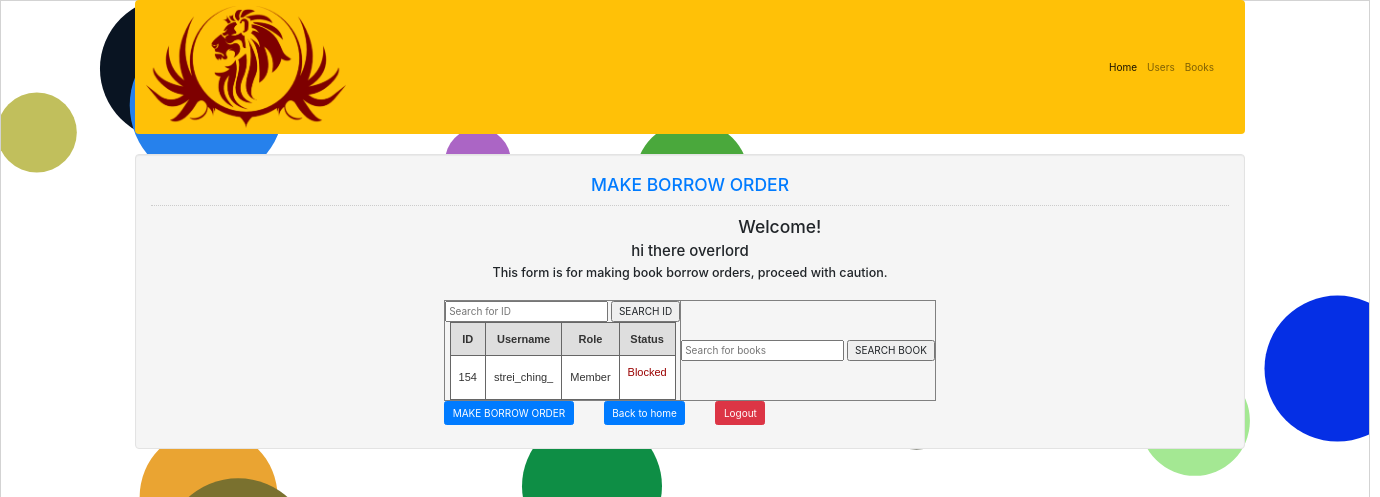
Page /borrow/borrowForm.php?user-id=154 (signed in) on the earlier database version.
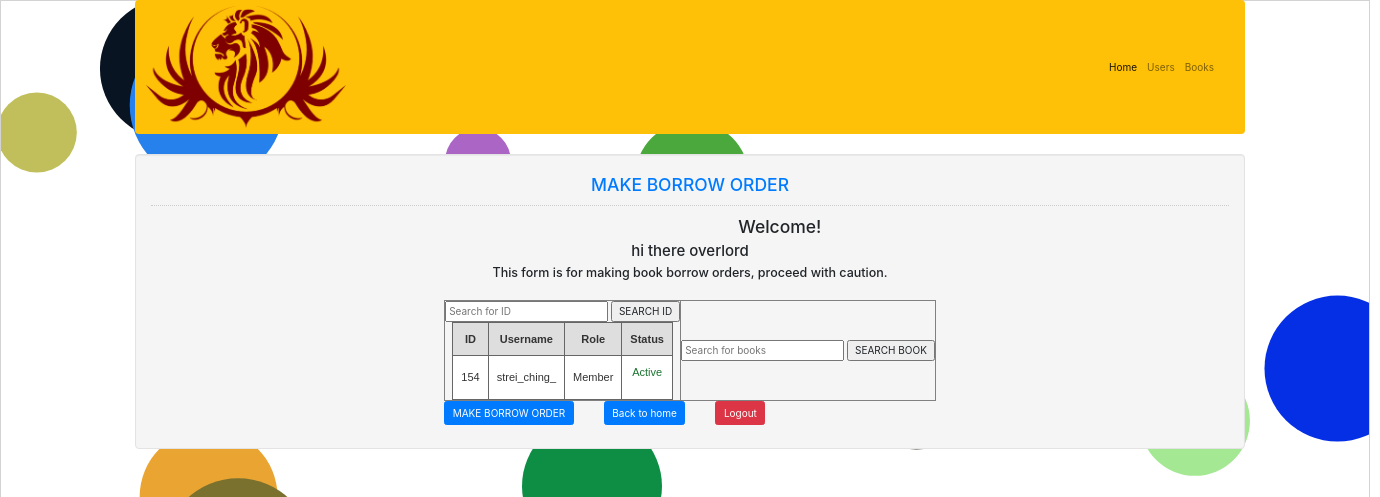
Same page on the later database version.
### tables this page shows
CREATE TABLE `member` (
  `mem_id` int(11) NOT NULL,
  `role` int(11) NOT NULL,
  `status` int(11) NOT NULL DEFAULT 0,
  `firstname` varchar(50) NOT NULL,
  `lastname` varchar(50) NOT NULL,
  `username` varchar(30) NOT NULL,
  `password` varchar(12) NOT NULL,
  `email` varchar(255) NOT NULL,
  `address` varchar(255) NOT NULL,
  `phone` varchar(255) NOT NULL,
  `ticket_history` varchar(255) DEFAULT NULL
);

### borrow/borrowForm.php (the view, shortened to what the changed rows need)
<!DOCTYPE html>
<?php
require '../conn.php';
if ($_SESSION['user']['role'] == 1): {
$sql = "SELECT * FROM `books` ";
$query = $conn->prepare($sql);
$query->execute();
$results = $query->fetchAll(PDO::FETCH_ASSOC);
?>
<html lang="en">
<head>
    <link rel="stylesheet" type="text/css" href="../css/bootstrap.css"/>
    <link href="../css/style.css" rel="stylesheet">
    <link href="//maxcdn.bootstrapcdn.com/bootstrap/4.1.1/css/bootstrap.min.css" rel="stylesheet" id="bootstrap-css">
</head>
<body>
<div class="container" style="text-align: center">
    <div class="col-md-12 well" style="display: inline-block">
        <div>
            <br/>
            <div style="display: inline-block;">
                <form method="post">
                    <table border="1px"
                    <tr>
                        <td>
                            <?php if (!empty($_REQUEST['user-id'])): {
                                $keyword = $_REQUEST['user-id'];
                                $sql = "SELECT * FROM `member` WHERE `mem_id` LIKE '%$keyword%' ";
                                $query = $conn->prepare($sql);
                                $query->execute();
                                $results = $query->fetchAll(PDO::FETCH_ASSOC);
                            } ?>
                                <table class="gridtable" border="1px">
                                <tr>
                                    <th>ID</th>
                                    <th>Username</th>
                                    <th>Role</th>
                                    <th>Status</th>
                                </tr>
                                <?php foreach ($results as $key => $item): ?>
                                    <tr>
                                        <td><?php echo $item['mem_id'] ?></td>
                                        <td><?php echo $item['username'] ?></td>
                                        <td><?php if ($item['role'] == 1) {
                                                echo 'Admin';
                                            } else {
                                                echo 'Member';
                                            } ?>
                                        <td><?php if ($item['status'] == 0): ?>
                                                <p style="color: #1c7430">Active</p>
                                            <?php elseif ($item['status'] == 1): ?>
                                                <p style="color: #9A0000">Blocked</p>
                                            <?php endif; ?>
                                        </td>
                                    </tr>
                                <?php endforeach; ?>
                                </tr></table><?php endif; ?>
                        </td>
                </form>
            </div>
        </div>
    </div>
</div>
</body>
</html><?php } endif; ?>

Differences in the rows shown:
changed member "strei_ching_": status "Blocked" → "Active"
